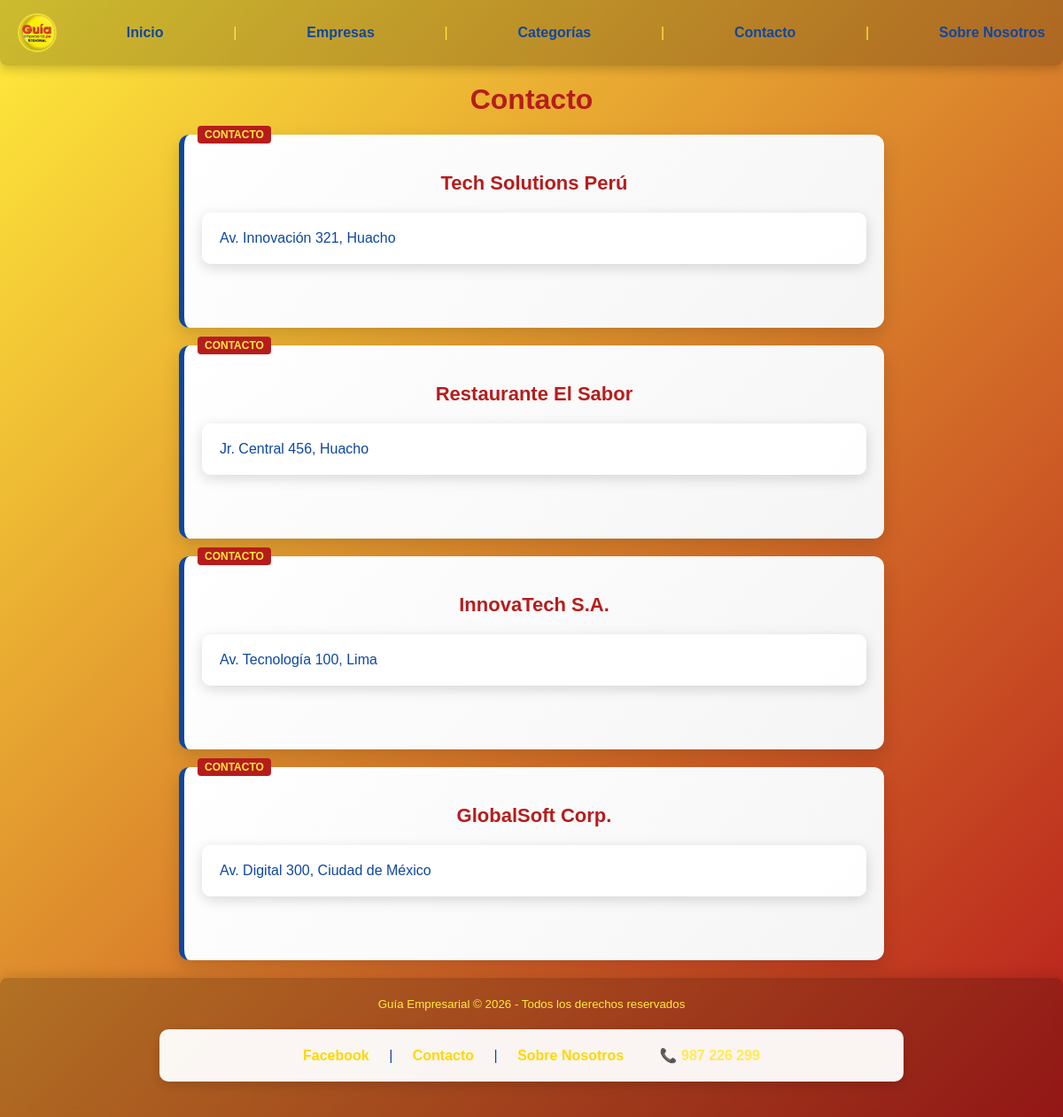
Page /contacto.php on the earlier database version.
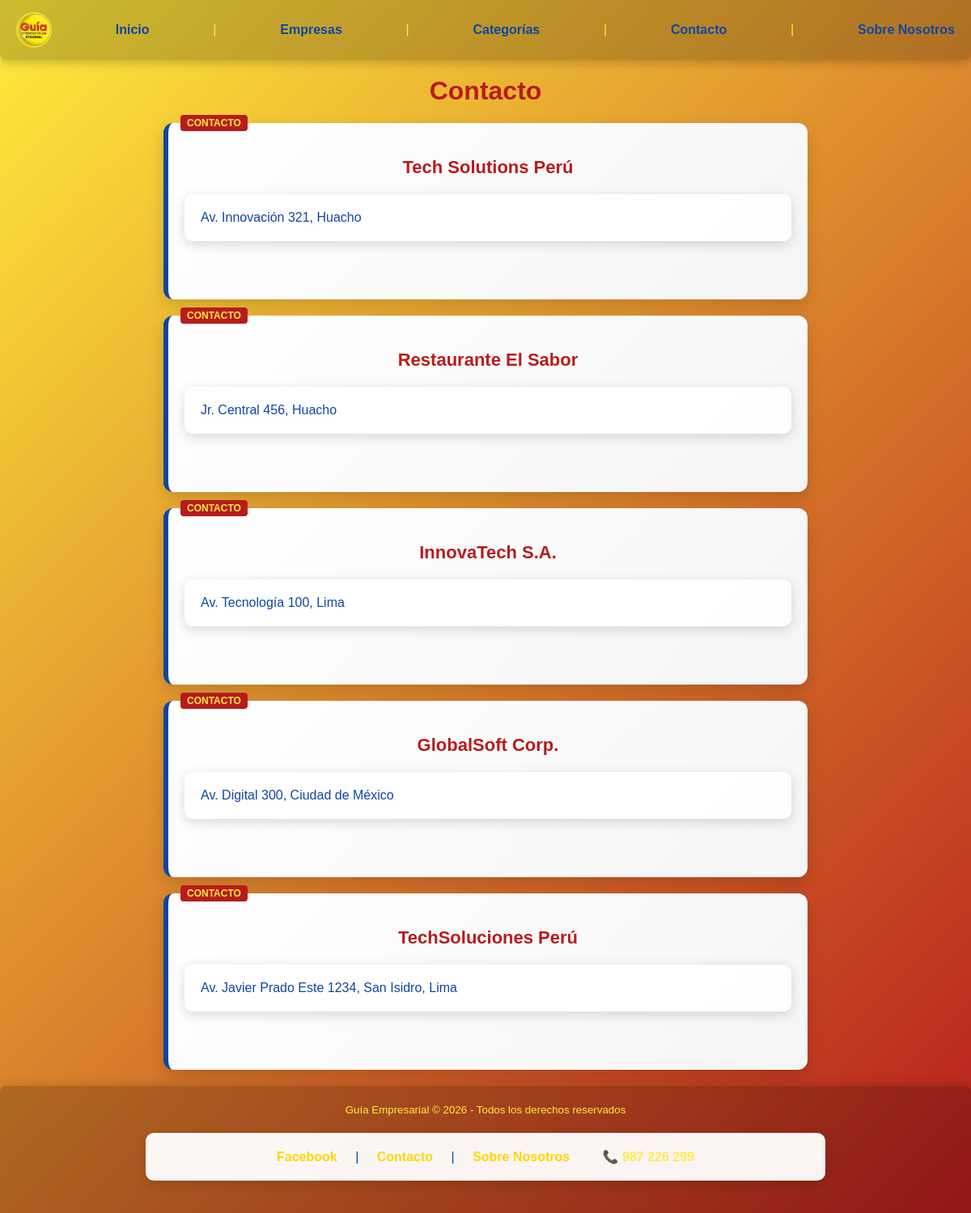
Same page on the later database version.
### tables this page shows
CREATE TABLE `empresas` (
  `id_empresa` int(11) NOT NULL,
  `nombre` varchar(150) NOT NULL,
  `email` varchar(100) DEFAULT NULL,
  `telefono` varchar(20) DEFAULT NULL,
  `direccion` varchar(200) DEFAULT NULL,
  `id_categoria` int(11) DEFAULT NULL,
  `fecha_registro` timestamp NOT NULL DEFAULT current_timestamp(),
  `horario` varchar(100) DEFAULT NULL,
  `descripcion` text DEFAULT NULL,
  `latitud` decimal(10,8) DEFAULT NULL,
  `longitud` decimal(11,8) DEFAULT NULL,
  `link_empresa` varchar(255) DEFAULT NULL
);

### contacto.php (the view, shortened to what this page needs)
<!DOCTYPE html>
<html lang="es">
<head>
    <link rel="stylesheet" href="assets/css/style.css">
</head>
<body>
<?php include 'includes/header.php'; ?>
<?php include 'db.php'; ?>
<h1>Contacto</h1>
<div class="contactos">
<?php
$tabla = "empresas";
if(isset($_GET['empresa'])) {
    $id = intval($_GET['empresa']);
    $sql = "SELECT * FROM $tabla WHERE id_empresa = $id";
} else {
    $sql = "SELECT * FROM $tabla";
}
$resultado = $conexion->query($sql);
if($resultado && $resultado->num_rows > 0):
    while($fila = $resultado->fetch_assoc()):
?>
    <div class="contacto-card" onclick="toggleContacto(this)">
        <div class="contacto-resumen">
            <h3><?= $fila['nombre'] ?? 'Empresa' ?></h3>
            <p><?= $fila['direccion'] ?? '' ?></p>
        </div>
    </div>
<?php
    endwhile;
else:
    echo "<p>No hay registros para mostrar.</p>";
endif;
?>
</div>
<?php include 'includes/footer.php'; ?>
</body>
</html>

Differences in the rows shown:
added empresas: nombre "TechSoluciones Perú", direccion "Av. Javier Prado Este 1234, San Isidro, Lima"
